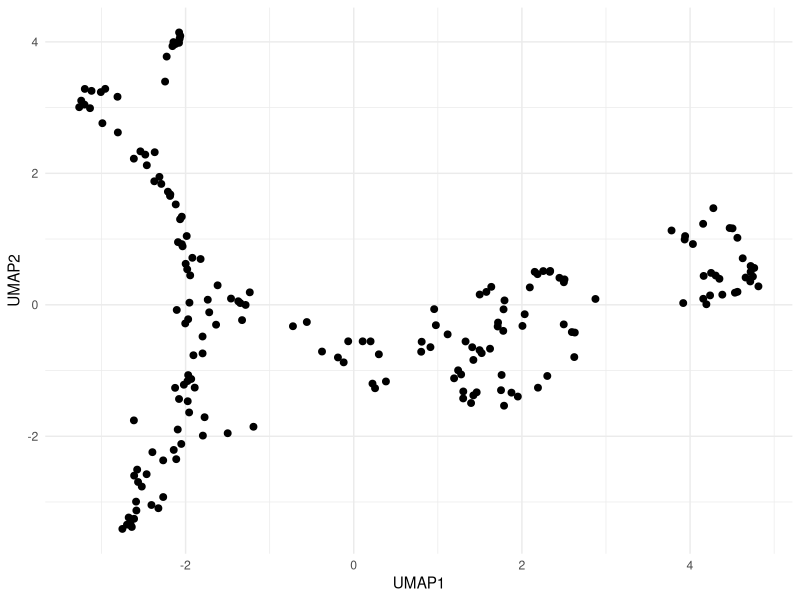
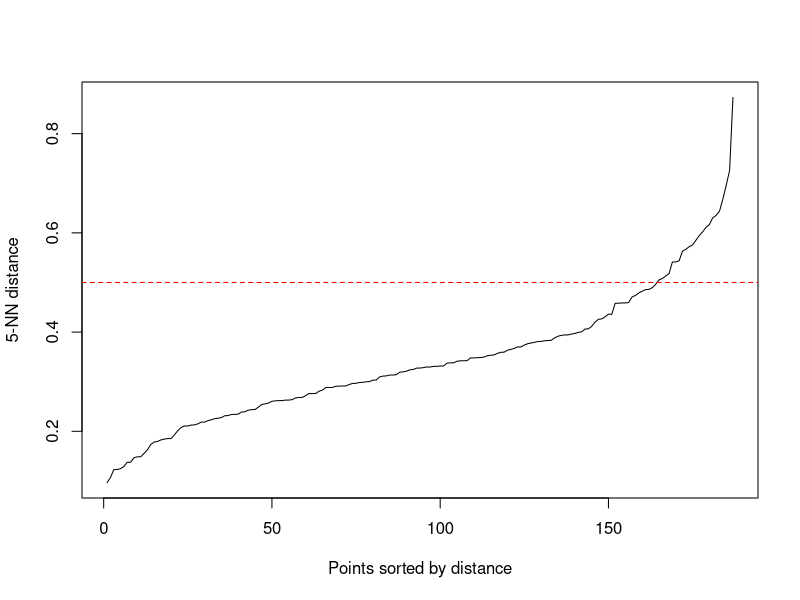
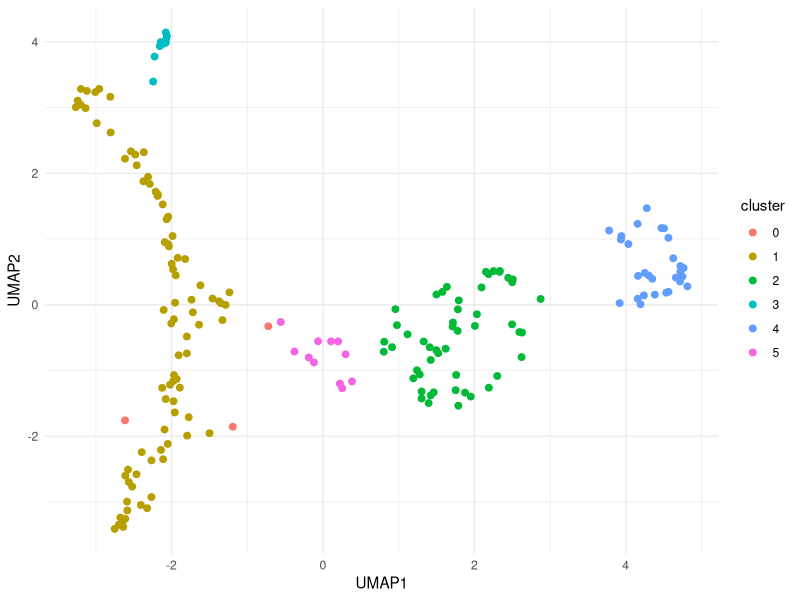
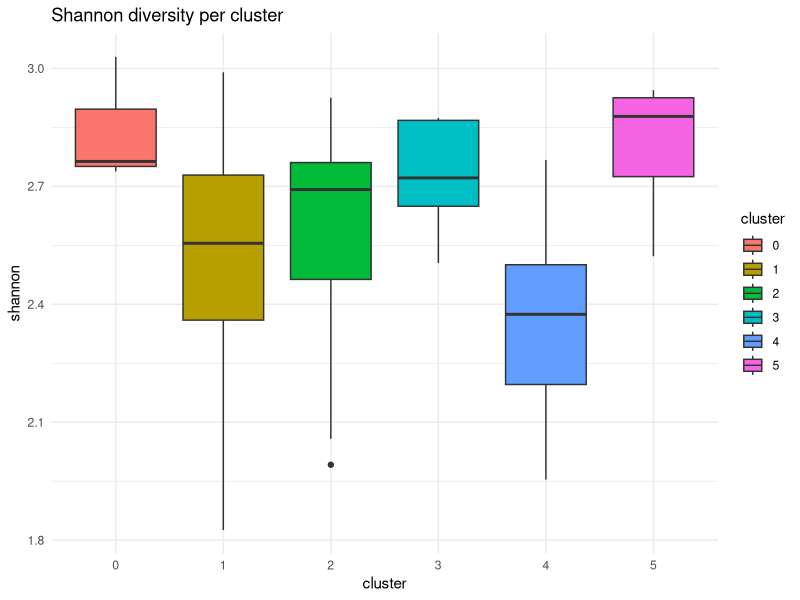
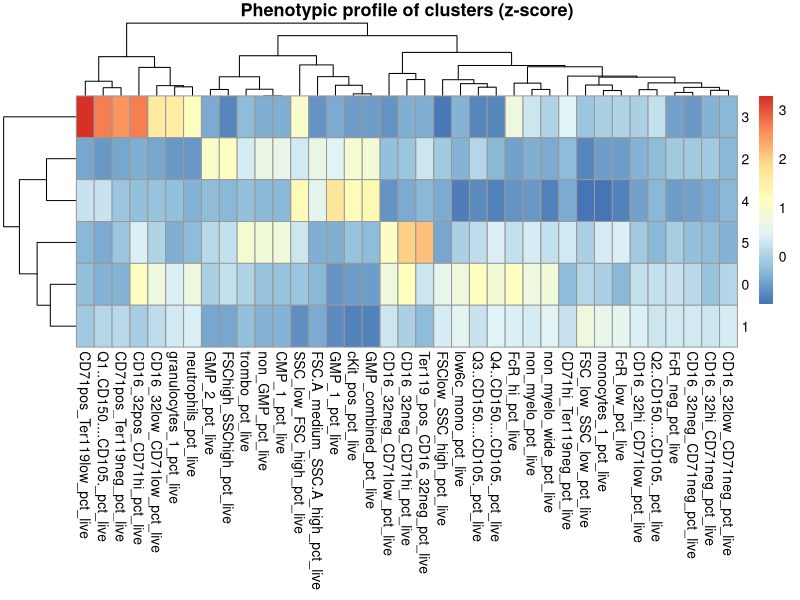
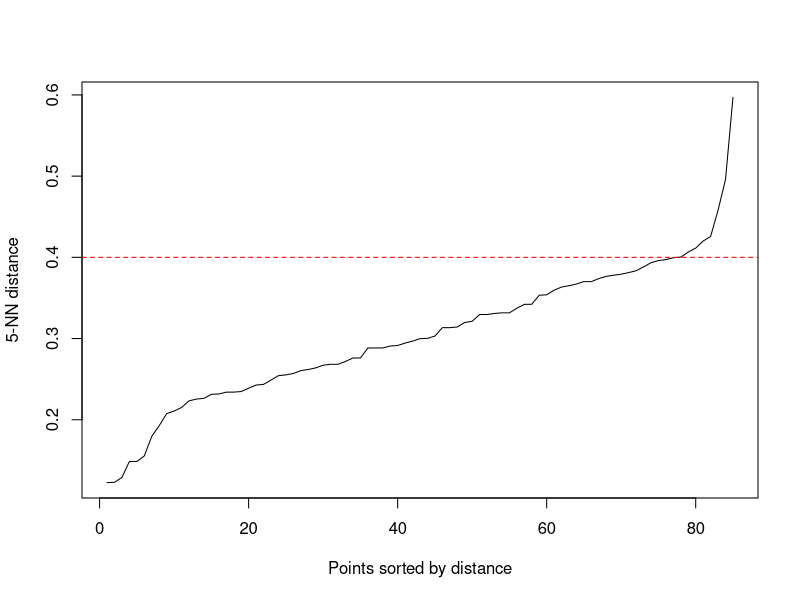
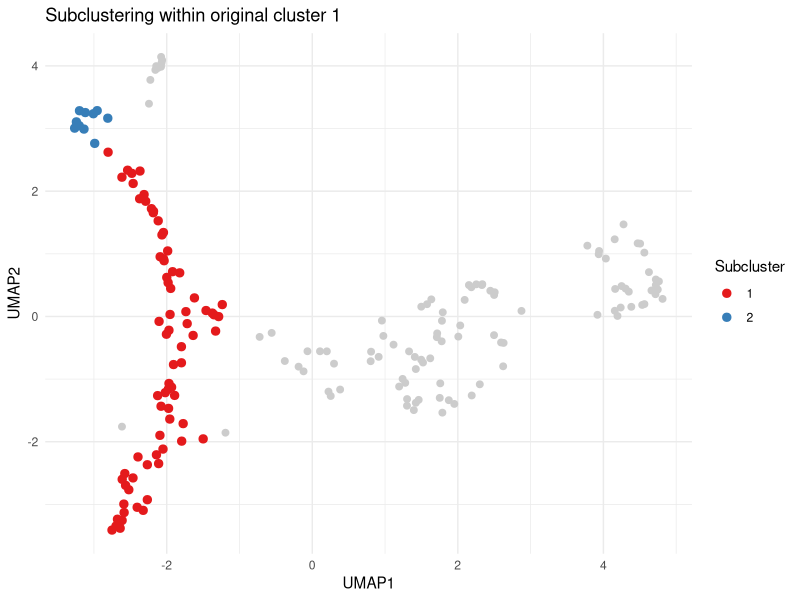
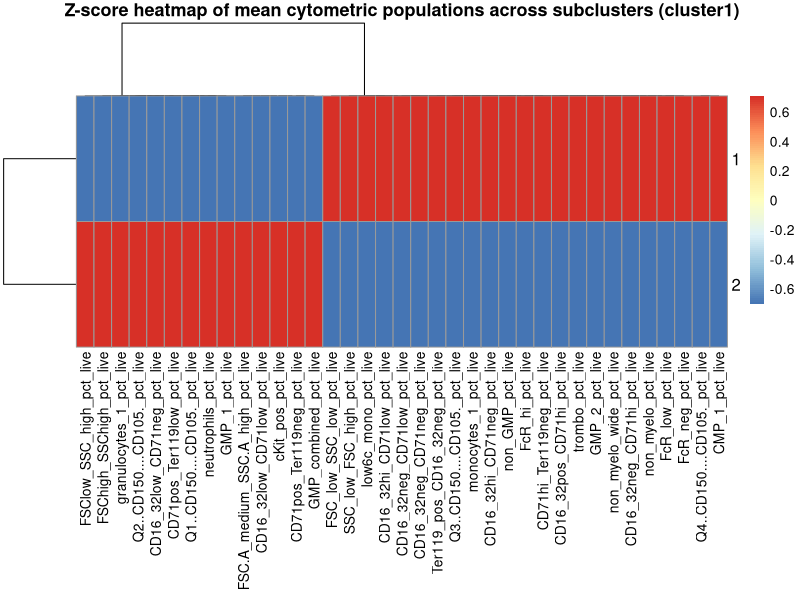

The R script that drew these images, in order:
## ---- chunk 1
library(readxl)
library(dplyr)
library(tidyr)
library(ggplot2)
library(uwot)
library(dbscan)
setwd("~/Desktop/Szade_Lab/aktualne")
## ---- chunk 2
cyto_cols <- c(
  "Live_dead_Ly6C_subset",
  "cKit_neg",
  "granulocytes_1",
  "low6c_mono",
  "monocytes_1",
  "FcR_hi",
  "FcR_low",
  "FcR_neg",
  "neutrophils",
  "non_myelo",
  "CD16_32hi_CD71low",
  "CD16_32hi_CD71neg",
  "CD16_32low_CD71low",
  "CD16_32low_CD71neg",
  "CD16_32neg_CD71hi",
  "CD16_32neg_CD71low",
  "CD16_32neg_CD71neg",
  "CD16_32pos_CD71hi",
  "non_myelo_wide",
  "Q1..CD150....CD105.",
  "CD71hi_Ter119neg",
  "CD71pos_Ter119low",
  "CD71pos_Ter119neg",
  "Q2..CD150....CD105.",
  "Q3..CD150....CD105.",
  "Q4..CD150....CD105.",
  "cKit_pos",
  "Ter119_pos_CD16_32neg",
  "GMP_1",
  "GMP_2",
  "GMP_combined",
  "non_GMP",
  "CMP_1",
  "trombo",
  "FSC.A_medium_SSC.A_high",
  "FSC_low_SSC_low",
  "FSChigh_SSChigh",
  "FSClow_SSC_high",
  "SSC_low_FSC_high"
)

# wczytanie danych
df <- read_excel("Mateusz_summary.xlsx")

# OBIEKT R z samą cytometrią
df_cyto <- df %>%
  select(all_of(cyto_cols))

# normalizacja % of live dla wszystkich
library(dplyr)
denom <- "Live_dead_Ly6C_subset"
gate_cols <- setdiff(colnames(df_cyto), denom)

df_cyto_pct_live <- df_cyto %>%
  mutate(
    across(
      all_of(gate_cols),
      ~ ifelse(.data[[denom]] == 0 | is.na(.data[[denom]]), NA_real_, (.x / .data[[denom]]) * 100),
      .names = "{.col}_pct_live"
    )
  )

# normalizacja % of live dla zgatowanych populacji
gated_populations <- c(
    "granulocytes_1",
  "low6c_mono",
  "monocytes_1",
  "FcR_hi",
  "FcR_low",
  "FcR_neg",
  "neutrophils",
  "non_myelo",
  "CD16_32hi_CD71low",
  "CD16_32hi_CD71neg",
  "CD16_32low_CD71low",
  "CD16_32low_CD71neg",
  "CD16_32neg_CD71hi",
  "CD16_32neg_CD71low",
  "CD16_32neg_CD71neg",
  "CD16_32pos_CD71hi",
  "non_myelo_wide",
  "Q1..CD150....CD105.",
  "CD71hi_Ter119neg",
  "CD71pos_Ter119low",
  "CD71pos_Ter119neg",
  "Q2..CD150....CD105.",
  "Q3..CD150....CD105.",
  "Q4..CD150....CD105.",
  "cKit_pos",
  "Ter119_pos_CD16_32neg",
  "GMP_1",
  "GMP_2",
  "GMP_combined",
  "non_GMP",
  "CMP_1",
  "trombo",
  "FSC.A_medium_SSC.A_high",
  "FSC_low_SSC_low",
  "FSChigh_SSChigh",
  "FSClow_SSC_high",
  "SSC_low_FSC_high"
)


denom <- "Live_dead_Ly6C_subset"
df_gated_pct_live <- df_cyto %>%
  mutate(
    across(
      all_of(gated_populations),
      ~ ifelse(
        .data[[denom]] == 0 | is.na(.data[[denom]]),
        NA_real_,
        (.x / .data[[denom]]) * 100
      ),
      .names = "{.col}_pct_live"
    )
  ) %>%
  select(ends_with("_pct_live"))
## ---- chunk 3
set.seed(123)

# 1. NA -> 0
pca_df <- df_gated_pct_live %>%
  mutate(across(everything(), ~ replace_na(.x, 0)))

# usuwamy kolumny o zerowej wariancji
zero_var_cols <- pca_df %>%
  summarise(across(everything(), ~ var(.x, na.rm = TRUE))) %>%
  pivot_longer(cols = everything(), names_to = "col", values_to = "var") %>%
  filter(is.na(var) | var == 0) %>%
  pull(col)

zero_var_cols

pca_df_filtered <- pca_df %>%
  select(-all_of(zero_var_cols))

# macierz do PCA
pca_mat <- as.matrix(pca_df_filtered)

# PCA bez log-transform
pca_res <- prcomp(
  pca_mat,
  center = TRUE,
  scale. = TRUE
)

# procent wariancji wyjaśnionej
var_explained <- (pca_res$sdev^2) / sum(pca_res$sdev^2)
var_explained_percent <- var_explained * 100

var_explained_percent
cumsum(var_explained_percent)
## ---- chunk 4
# 3. bierzemy pierwsze 9 PC
pca_data <- pca_res$x[, 1:9, drop = FALSE]
## ---- chunk 5
library(uwot)
# UMAP
umap_res <- uwot::umap(pca_data)

# do ramki danych
umap_df <- data.frame(
  UMAP1 = umap_res[,1],
  UMAP2 = umap_res[,2]
)

head(umap_df)
library(ggplot2)

ggplot(umap_df, aes(x = UMAP1, y = UMAP2)) +
  geom_point(size = 2) +
  theme_minimal()
## ---- chunk 6
library(dbscan)

kNNdistplot(umap_res, k = 5)
abline(h = 0.5, col = "red", lty = 2)
## ---- chunk 7
library(dbscan)

db <- dbscan(umap_res, eps = 0.5, minPts = 5) # wybrane z wykresu elbow powyżej!!!

umap_df$cluster <- as.factor(db$cluster)

ggplot(umap_df, aes(x = UMAP1, y = UMAP2, color = cluster)) +
  geom_point(size = 2) +
  theme_minimal()
## ---- chunk 8
umap_df$cluster <- as.factor(db$cluster)

df_clusters <- df_gated_pct_live %>%
  mutate(cluster = as.factor(db$cluster))

table(df_clusters$cluster)

cluster_summary <- df_clusters %>%
  group_by(cluster) %>%
  summarise(across(everything(), mean, na.rm = TRUE))
## ---- chunk 9
library(dplyr)

df_clusters %>%
  group_by(cluster) %>%
  summarise(across(everything(), sd, na.rm = TRUE))
## ---- chunk 10
shannon_index <- function(x) {
  x <- x[x > 0]              
  p <- x / sum(x)         
  -sum(p * log(p))
}

df_clusters$shannon <- apply(
  df_gated_pct_live,
  1,
  shannon_index
)
## ---- chunk 11
library(ggplot2)

ggplot(df_clusters, aes(x = cluster, y = shannon, fill = cluster)) +
  geom_boxplot() +
  theme_minimal() +
  labs(title = "Shannon diversity per cluster")
## ---- chunk 12
kruskal.test(shannon ~ cluster, data = df_clusters)
## ---- chunk 13
df_clusters %>%
  group_by(cluster) %>%
  summarise(mean_shannon = mean(shannon))
## ---- chunk 14
df_clusters <- df_gated_pct_live %>%
  mutate(cluster = as.factor(db$cluster))

cluster_means <- df_clusters %>%
  group_by(cluster) %>%
  summarise(across(everything(), mean, na.rm = TRUE))
## ---- chunk 15
library(tibble)

# globalne średnie i SD
global_mean <- colMeans(df_gated_pct_live, na.rm = TRUE)
global_sd   <- apply(df_gated_pct_live, 2, sd, na.rm = TRUE)

# funkcja do z-score
zscore <- function(x, mean, sd) {
  (x - mean) / sd
}

# profil fenotypowy (z-score)
cluster_profile <- cluster_means %>%
  column_to_rownames("cluster") %>%
  as.matrix()

cluster_profile_z <- sweep(cluster_profile, 2, global_mean, "-")
cluster_profile_z <- sweep(cluster_profile_z, 2, global_sd, "/")
## ---- chunk 16
library(pheatmap)

pheatmap(
  cluster_profile_z,
  scale = "none",
  clustering_distance_rows = "euclidean",
  clustering_distance_cols = "euclidean",
  main = "Phenotypic profile of clusters (z-score)"
)
## ---- chunk 17
library(dplyr)
library(tidyr)

cluster_long <- as.data.frame(cluster_profile_z) %>%
  rownames_to_column("cluster") %>%
  pivot_longer(-cluster, names_to = "feature", values_to = "z")

# top 5 ↑ i ↓ dla każdego klastra
top_features <- cluster_long %>%
  group_by(cluster) %>%
  arrange(desc(z)) %>%
  slice_head(n = 5) %>%
  bind_rows(
    cluster_long %>%
      group_by(cluster) %>%
      arrange(z) %>%
      slice_head(n = 5)
  )

top_features
## ---- chunk 18
# próbki należące do klastra 1 z oryginalnego DBSCAN
idx_cl1 <- which(umap_df$cluster == "1")

# dane tylko dla klastra 1, ale nadal w oryginalnej przestrzeni UMAP
umap_cl1_original <- umap_res[idx_cl1, , drop = FALSE]

# dobór eps dla subklastrów
kNNdistplot(umap_cl1_original, k = 5)
abline(h = 0.4, col = "red", lty = 2)
## ---- chunk 19
# subclustering wewnątrz klastra 1
db_sub_cl1 <- dbscan(
  umap_cl1_original,
  eps = 0.4,
  minPts = 5
)

# dodanie subklastrów do głównej ramki
umap_df$subcluster_cl1 <- NA
umap_df$subcluster_cl1[idx_cl1] <- as.factor(db_sub_cl1$cluster)
## ---- chunk 20
ggplot() +
  geom_point(
    data = umap_df %>% filter(cluster != "1"),
    aes(x = UMAP1, y = UMAP2),
    color = "grey80",
    size = 2
  ) +
  geom_point(
    data = umap_df %>% filter(cluster == "1"),
    aes(
      x = UMAP1,
      y = UMAP2,
      color = as.factor(subcluster_cl1)
    ),
    size = 2.5
  ) +
  scale_color_brewer(palette = "Set1") +
  theme_minimal() +
  labs(
    title = "Subclustering within original cluster 1",
    color = "Subcluster"
  )
## ---- chunk 21
df$subcluster_cl1 <- umap_df$subcluster_cl1
table(df$subcluster_cl1)
df_subclaster_cl1 <- df$subcluster_cl1
## ---- chunk 22
subcluster_means <- df_gated_pct_live %>%
  mutate(subcluster = df$subcluster_cl1) %>%
  filter(!is.na(subcluster)) %>%
  group_by(subcluster) %>%
  summarise(across(everything(), mean, na.rm = TRUE))

subcluster_sd <- subcluster_means %>%
  pivot_longer(-subcluster) %>%
  group_by(name) %>%
  summarise(sd_between_clusters = sd(value, na.rm = TRUE)) %>%
  arrange(desc(sd_between_clusters))

head(subcluster_sd, 15)
## ---- chunk 23
subcluster_means_long <- subcluster_means %>%
  pivot_longer(-subcluster)

subcluster_means_long %>%
  group_by(subcluster) %>%
  slice_max(value, n = 10)
## ---- chunk 24
library(pheatmap)
library(tibble)

# macierz średnich
heatmap_mat <- subcluster_means %>%
  column_to_rownames("subcluster") %>%
  as.matrix()

# manualny Z-score dla każdej kolumny
heatmap_z <- apply(
  heatmap_mat,
  2,
  function(col) {
    zscore(
      col,
      mean(col, na.rm = TRUE),
      sd(col, na.rm = TRUE)
    )
  }
)

# zachowanie nazw wierszy
rownames(heatmap_z) <- rownames(heatmap_mat)

# heatmapa
pheatmap(
  heatmap_z,
  cluster_rows = TRUE,
  cluster_cols = TRUE,
  fontsize_col = 10,
  fontsize_row = 12,
  angle_col = 90,
  main = "Z-score heatmap of mean cytometric populations across subclusters (cluster1)"
)
